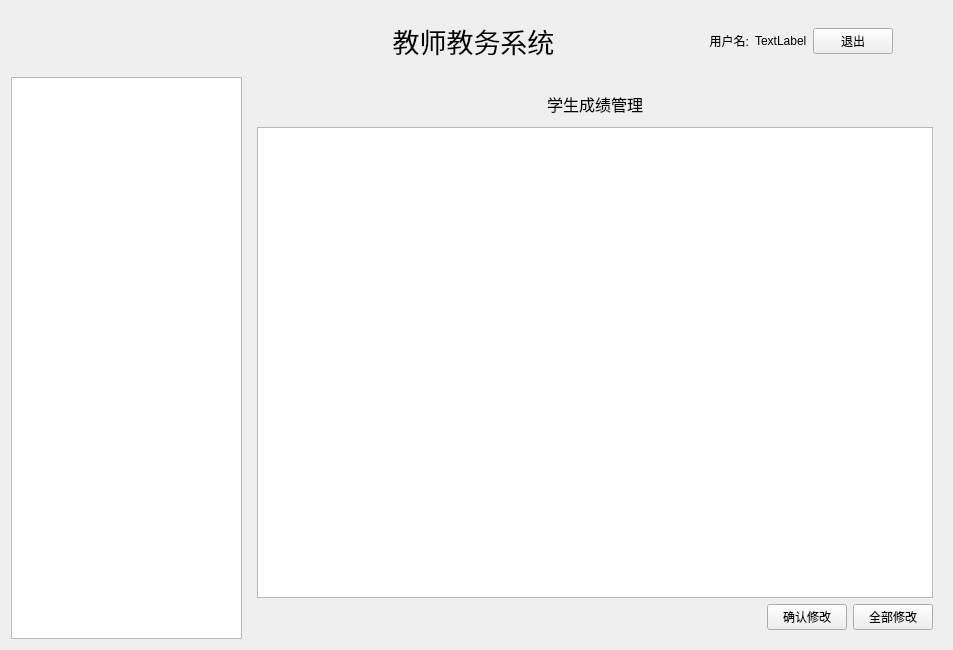
<?xml version="1.0" encoding="UTF-8"?>
<ui version="4.0">
 <class>teacher_page</class>
 <widget class="QWidget" name="teacher_page">
  <property name="geometry">
   <rect>
    <x>0</x>
    <y>0</y>
    <width>953</width>
    <height>650</height>
   </rect>
  </property>
  <property name="font">
   <font>
    <pointsize>15</pointsize>
   </font>
  </property>
  <property name="windowTitle">
   <string>教师教务系统</string>
  </property>
  <property name="windowIcon">
   <iconset resource="img.qrc">
    <normaloff>:/img/2.jpg</normaloff>:/img/2.jpg</iconset>
  </property>
  <property name="toolTip">
   <string>这是教师教务系统</string>
  </property>
  <layout class="QGridLayout" name="gridLayout" columnstretch="1,3">
   <item row="0" column="0" colspan="2">
    <widget class="QWidget" name="widget" native="true">
     <property name="minimumSize">
      <size>
       <width>0</width>
       <height>60</height>
      </size>
     </property>
     <layout class="QHBoxLayout" name="horizontalLayout_2" stretch="1,1,1">
      <property name="leftMargin">
       <number>0</number>
      </property>
      <property name="topMargin">
       <number>0</number>
      </property>
      <property name="rightMargin">
       <number>0</number>
      </property>
      <property name="bottomMargin">
       <number>0</number>
      </property>
      <item>
       <spacer name="horizontalSpacer">
        <property name="orientation">
         <enum>Qt::Horizontal</enum>
        </property>
        <property name="sizeHint" stdset="0">
         <size>
          <width>40</width>
          <height>20</height>
         </size>
        </property>
       </spacer>
      </item>
      <item>
       <widget class="QLabel" name="label">
        <property name="minimumSize">
         <size>
          <width>230</width>
          <height>60</height>
         </size>
        </property>
        <property name="font">
         <font>
          <pointsize>20</pointsize>
         </font>
        </property>
        <property name="text">
         <string>教师教务系统</string>
        </property>
        <property name="alignment">
         <set>Qt::AlignCenter</set>
        </property>
       </widget>
      </item>
      <item>
       <widget class="QWidget" name="widget_2" native="true">
        <property name="minimumSize">
         <size>
          <width>0</width>
          <height>60</height>
         </size>
        </property>
        <layout class="QHBoxLayout" name="horizontalLayout" stretch="0,1,1,1,1">
         <property name="leftMargin">
          <number>0</number>
         </property>
         <property name="topMargin">
          <number>0</number>
         </property>
         <property name="rightMargin">
          <number>0</number>
         </property>
         <property name="bottomMargin">
          <number>0</number>
         </property>
         <item>
          <widget class="QLabel" name="label_2">
           <property name="minimumSize">
            <size>
             <width>60</width>
             <height>60</height>
            </size>
           </property>
           <property name="maximumSize">
            <size>
             <width>60</width>
             <height>60</height>
            </size>
           </property>
           <property name="styleSheet">
            <string notr="true">border-image: url(:/img/2.jpg);</string>
           </property>
           <property name="text">
            <string/>
           </property>
          </widget>
         </item>
         <item>
          <widget class="QLabel" name="label_3">
           <property name="font">
            <font>
             <pointsize>9</pointsize>
            </font>
           </property>
           <property name="text">
            <string>用户名:</string>
           </property>
           <property name="alignment">
            <set>Qt::AlignRight|Qt::AlignTrailing|Qt::AlignVCenter</set>
           </property>
          </widget>
         </item>
         <item>
          <widget class="QLabel" name="label_4">
           <property name="font">
            <font>
             <pointsize>9</pointsize>
            </font>
           </property>
           <property name="text">
            <string>TextLabel</string>
           </property>
          </widget>
         </item>
         <item>
          <widget class="QPushButton" name="pushButton">
           <property name="font">
            <font>
             <pointsize>9</pointsize>
            </font>
           </property>
           <property name="text">
            <string>退出</string>
           </property>
          </widget>
         </item>
         <item>
          <spacer name="horizontalSpacer_2">
           <property name="orientation">
            <enum>Qt::Horizontal</enum>
           </property>
           <property name="sizeHint" stdset="0">
            <size>
             <width>40</width>
             <height>20</height>
            </size>
           </property>
          </spacer>
         </item>
        </layout>
       </widget>
      </item>
     </layout>
    </widget>
   </item>
   <item row="1" column="0">
    <widget class="QTreeWidget" name="treeWidget">
     <property name="minimumSize">
      <size>
       <width>200</width>
       <height>0</height>
      </size>
     </property>
     <property name="maximumSize">
      <size>
       <width>300</width>
       <height>16777215</height>
      </size>
     </property>
     <attribute name="headerVisible">
      <bool>false</bool>
     </attribute>
     <column>
      <property name="text">
       <string notr="true">1</string>
      </property>
     </column>
    </widget>
   </item>
   <item row="1" column="1">
    <widget class="QStackedWidget" name="stackedWidget">
     <property name="currentIndex">
      <number>4</number>
     </property>
     <widget class="QWidget" name="page">
      <layout class="QVBoxLayout" name="verticalLayout">
       <item>
        <widget class="QLabel" name="label_5">
         <property name="minimumSize">
          <size>
           <width>0</width>
           <height>35</height>
          </size>
         </property>
         <property name="font">
          <font>
           <pointsize>15</pointsize>
          </font>
         </property>
         <property name="text">
          <string>您的课表</string>
         </property>
         <property name="alignment">
          <set>Qt::AlignCenter</set>
         </property>
        </widget>
       </item>
       <item>
        <widget class="QTableWidget" name="course_table">
         <property name="minimumSize">
          <size>
           <width>0</width>
           <height>431</height>
          </size>
         </property>
         <property name="maximumSize">
          <size>
           <width>16777215</width>
           <height>458</height>
          </size>
         </property>
         <property name="font">
          <font>
           <pointsize>9</pointsize>
          </font>
         </property>
         <attribute name="horizontalHeaderMinimumSectionSize">
          <number>120</number>
         </attribute>
         <attribute name="horizontalHeaderDefaultSectionSize">
          <number>120</number>
         </attribute>
         <attribute name="verticalHeaderMinimumSectionSize">
          <number>50</number>
         </attribute>
         <attribute name="verticalHeaderDefaultSectionSize">
          <number>50</number>
         </attribute>
         <row>
          <property name="text">
           <string>第一节</string>
          </property>
         </row>
         <row>
          <property name="text">
           <string>第二节</string>
          </property>
         </row>
         <row>
          <property name="text">
           <string>第三节</string>
          </property>
         </row>
         <row>
          <property name="text">
           <string>第四节</string>
          </property>
         </row>
         <row>
          <property name="text">
           <string/>
          </property>
         </row>
         <row>
          <property name="text">
           <string>第五节</string>
          </property>
         </row>
         <row>
          <property name="text">
           <string>第六节</string>
          </property>
         </row>
         <row>
          <property name="text">
           <string>第七节</string>
          </property>
         </row>
         <column>
          <property name="text">
           <string>星期一</string>
          </property>
         </column>
         <column>
          <property name="text">
           <string>星期二</string>
          </property>
         </column>
         <column>
          <property name="text">
           <string>星期三</string>
          </property>
         </column>
         <column>
          <property name="text">
           <string>星期四</string>
          </property>
         </column>
         <column>
          <property name="text">
           <string>星期五</string>
          </property>
         </column>
        </widget>
       </item>
       <item>
        <widget class="QLabel" name="label_6">
         <property name="minimumSize">
          <size>
           <width>0</width>
           <height>35</height>
          </size>
         </property>
         <property name="maximumSize">
          <size>
           <width>16777215</width>
           <height>281</height>
          </size>
         </property>
         <property name="font">
          <font>
           <pointsize>9</pointsize>
          </font>
         </property>
         <property name="text">
          <string>TextLabel</string>
         </property>
        </widget>
       </item>
       <item>
        <spacer name="verticalSpacer_4">
         <property name="orientation">
          <enum>Qt::Vertical</enum>
         </property>
         <property name="sizeHint" stdset="0">
          <size>
           <width>20</width>
           <height>40</height>
          </size>
         </property>
        </spacer>
       </item>
      </layout>
     </widget>
     <widget class="QWidget" name="page_2">
      <layout class="QVBoxLayout" name="verticalLayout_2">
       <item>
        <widget class="QLabel" name="label_7">
         <property name="minimumSize">
          <size>
           <width>0</width>
           <height>35</height>
          </size>
         </property>
         <property name="text">
          <string>班级学生</string>
         </property>
         <property name="alignment">
          <set>Qt::AlignCenter</set>
         </property>
        </widget>
       </item>
       <item>
        <widget class="QTableWidget" name="student_table"/>
       </item>
      </layout>
     </widget>
     <widget class="QWidget" name="page_3">
      <layout class="QGridLayout" name="gridLayout_2">
       <item row="0" column="0" colspan="2">
        <widget class="QLabel" name="label_8">
         <property name="minimumSize">
          <size>
           <width>0</width>
           <height>35</height>
          </size>
         </property>
         <property name="text">
          <string>个人信息</string>
         </property>
         <property name="alignment">
          <set>Qt::AlignCenter</set>
         </property>
        </widget>
       </item>
       <item row="2" column="0" colspan="2">
        <spacer name="verticalSpacer">
         <property name="orientation">
          <enum>Qt::Vertical</enum>
         </property>
         <property name="sizeType">
          <enum>QSizePolicy::Expanding</enum>
         </property>
         <property name="sizeHint" stdset="0">
          <size>
           <width>676</width>
           <height>130</height>
          </size>
         </property>
        </spacer>
       </item>
       <item row="1" column="0" colspan="2">
        <widget class="QWidget" name="widget_3" native="true">
         <property name="minimumSize">
          <size>
           <width>0</width>
           <height>368</height>
          </size>
         </property>
         <layout class="QGridLayout" name="gridLayout_3">
          <item row="7" column="1" colspan="2">
           <widget class="QLabel" name="teacher_achieve">
            <property name="minimumSize">
             <size>
              <width>0</width>
              <height>70</height>
             </size>
            </property>
            <property name="maximumSize">
             <size>
              <width>375</width>
              <height>16777215</height>
             </size>
            </property>
            <property name="font">
             <font>
              <pointsize>12</pointsize>
             </font>
            </property>
            <property name="text">
             <string>TextLabel</string>
            </property>
            <property name="alignment">
             <set>Qt::AlignLeading|Qt::AlignLeft|Qt::AlignTop</set>
            </property>
           </widget>
          </item>
          <item row="2" column="0">
           <widget class="QLabel" name="label_11">
            <property name="font">
             <font>
              <pointsize>12</pointsize>
             </font>
            </property>
            <property name="text">
             <string>年    龄：</string>
            </property>
            <property name="alignment">
             <set>Qt::AlignRight|Qt::AlignTrailing|Qt::AlignVCenter</set>
            </property>
           </widget>
          </item>
          <item row="6" column="0">
           <widget class="QLabel" name="label_17">
            <property name="font">
             <font>
              <pointsize>12</pointsize>
             </font>
            </property>
            <property name="text">
             <string>介    绍：</string>
            </property>
            <property name="alignment">
             <set>Qt::AlignRight|Qt::AlignTop|Qt::AlignTrailing</set>
            </property>
           </widget>
          </item>
          <item row="6" column="1" colspan="2">
           <widget class="QLabel" name="teacher_intro">
            <property name="minimumSize">
             <size>
              <width>0</width>
              <height>70</height>
             </size>
            </property>
            <property name="maximumSize">
             <size>
              <width>375</width>
              <height>16777215</height>
             </size>
            </property>
            <property name="font">
             <font>
              <pointsize>12</pointsize>
             </font>
            </property>
            <property name="text">
             <string>TextLabel</string>
            </property>
            <property name="alignment">
             <set>Qt::AlignLeading|Qt::AlignLeft|Qt::AlignTop</set>
            </property>
           </widget>
          </item>
          <item row="3" column="1">
           <widget class="QLabel" name="teacher_sex">
            <property name="font">
             <font>
              <pointsize>12</pointsize>
             </font>
            </property>
            <property name="text">
             <string>TextLabel</string>
            </property>
           </widget>
          </item>
          <item row="0" column="0">
           <widget class="QLabel" name="label_9">
            <property name="font">
             <font>
              <pointsize>12</pointsize>
             </font>
            </property>
            <property name="text">
             <string>姓    名：</string>
            </property>
            <property name="alignment">
             <set>Qt::AlignRight|Qt::AlignTrailing|Qt::AlignVCenter</set>
            </property>
           </widget>
          </item>
          <item row="4" column="1">
           <widget class="QLabel" name="teacher_tel">
            <property name="font">
             <font>
              <pointsize>12</pointsize>
             </font>
            </property>
            <property name="text">
             <string>TextLabel</string>
            </property>
           </widget>
          </item>
          <item row="7" column="0">
           <widget class="QLabel" name="label_19">
            <property name="font">
             <font>
              <pointsize>12</pointsize>
             </font>
            </property>
            <property name="text">
             <string>成    就：</string>
            </property>
            <property name="alignment">
             <set>Qt::AlignRight|Qt::AlignTop|Qt::AlignTrailing</set>
            </property>
           </widget>
          </item>
          <item row="5" column="1">
           <spacer name="verticalSpacer_2">
            <property name="orientation">
             <enum>Qt::Vertical</enum>
            </property>
            <property name="sizeType">
             <enum>QSizePolicy::Maximum</enum>
            </property>
            <property name="sizeHint" stdset="0">
             <size>
              <width>20</width>
              <height>5</height>
             </size>
            </property>
           </spacer>
          </item>
          <item row="2" column="1">
           <widget class="QLabel" name="teacher_age">
            <property name="font">
             <font>
              <pointsize>12</pointsize>
             </font>
            </property>
            <property name="text">
             <string>TextLabel</string>
            </property>
           </widget>
          </item>
          <item row="4" column="0">
           <widget class="QLabel" name="label_15">
            <property name="font">
             <font>
              <pointsize>12</pointsize>
             </font>
            </property>
            <property name="text">
             <string>电    话：</string>
            </property>
            <property name="alignment">
             <set>Qt::AlignRight|Qt::AlignTrailing|Qt::AlignVCenter</set>
            </property>
           </widget>
          </item>
          <item row="3" column="0">
           <widget class="QLabel" name="label_13">
            <property name="font">
             <font>
              <pointsize>12</pointsize>
             </font>
            </property>
            <property name="text">
             <string>性    别：</string>
            </property>
            <property name="alignment">
             <set>Qt::AlignRight|Qt::AlignTrailing|Qt::AlignVCenter</set>
            </property>
           </widget>
          </item>
          <item row="0" column="1">
           <widget class="QLabel" name="teacher_name">
            <property name="font">
             <font>
              <pointsize>12</pointsize>
             </font>
            </property>
            <property name="text">
             <string>TextLabel</string>
            </property>
           </widget>
          </item>
          <item row="1" column="0">
           <widget class="QLabel" name="label_22">
            <property name="font">
             <font>
              <pointsize>12</pointsize>
             </font>
            </property>
            <property name="text">
             <string>授课班级：</string>
            </property>
            <property name="alignment">
             <set>Qt::AlignRight|Qt::AlignTrailing|Qt::AlignVCenter</set>
            </property>
           </widget>
          </item>
          <item row="1" column="1">
           <widget class="QLabel" name="teacher_class">
            <property name="font">
             <font>
              <pointsize>12</pointsize>
             </font>
            </property>
            <property name="text">
             <string>TextLabel</string>
            </property>
           </widget>
          </item>
          <item row="0" column="2" rowspan="6">
           <widget class="QWidget" name="widget_4" native="true">
            <property name="minimumSize">
             <size>
              <width>285</width>
              <height>225</height>
             </size>
            </property>
            <widget class="QLabel" name="teacher_img">
             <property name="geometry">
              <rect>
               <x>20</x>
               <y>10</y>
               <width>150</width>
               <height>150</height>
              </rect>
             </property>
             <property name="text">
              <string/>
             </property>
            </widget>
            <widget class="QPushButton" name="pushButton_6">
             <property name="geometry">
              <rect>
               <x>50</x>
               <y>180</y>
               <width>93</width>
               <height>28</height>
              </rect>
             </property>
             <property name="font">
              <font>
               <pointsize>9</pointsize>
              </font>
             </property>
             <property name="text">
              <string>修改头像</string>
             </property>
            </widget>
           </widget>
          </item>
         </layout>
        </widget>
       </item>
      </layout>
     </widget>
     <widget class="QWidget" name="page_6">
      <widget class="QWidget" name="widget_6" native="true">
       <property name="geometry">
        <rect>
         <x>0</x>
         <y>0</y>
         <width>691</width>
         <height>48</height>
        </rect>
       </property>
       <layout class="QGridLayout" name="gridLayout_7" columnstretch="1,1,1" columnminimumwidth="1,1,1">
        <item row="0" column="0">
         <spacer name="horizontalSpacer_8">
          <property name="orientation">
           <enum>Qt::Horizontal</enum>
          </property>
          <property name="sizeHint" stdset="0">
           <size>
            <width>217</width>
            <height>20</height>
           </size>
          </property>
         </spacer>
        </item>
        <item row="0" column="1">
         <widget class="QLabel" name="label_29">
          <property name="minimumSize">
           <size>
            <width>0</width>
            <height>30</height>
           </size>
          </property>
          <property name="font">
           <font>
            <pointsize>12</pointsize>
           </font>
          </property>
          <property name="text">
           <string>教师信息</string>
          </property>
          <property name="alignment">
           <set>Qt::AlignCenter</set>
          </property>
         </widget>
        </item>
        <item row="0" column="2">
         <widget class="QWidget" name="widget_7" native="true">
          <property name="minimumSize">
           <size>
            <width>0</width>
            <height>30</height>
           </size>
          </property>
          <widget class="QPushButton" name="pushButton_5">
           <property name="geometry">
            <rect>
             <x>40</x>
             <y>0</y>
             <width>93</width>
             <height>28</height>
            </rect>
           </property>
           <property name="font">
            <font>
             <pointsize>9</pointsize>
            </font>
           </property>
           <property name="text">
            <string>查询</string>
           </property>
          </widget>
         </widget>
        </item>
       </layout>
      </widget>
      <widget class="QTableWidget" name="teacher_table">
       <property name="geometry">
        <rect>
         <x>0</x>
         <y>50</y>
         <width>691</width>
         <height>471</height>
        </rect>
       </property>
      </widget>
     </widget>
     <widget class="QWidget" name="page_4">
      <layout class="QGridLayout" name="gridLayout_4">
       <item row="1" column="0" colspan="3">
        <widget class="QTableWidget" name="score_table"/>
       </item>
       <item row="2" column="0">
        <spacer name="horizontalSpacer_3">
         <property name="orientation">
          <enum>Qt::Horizontal</enum>
         </property>
         <property name="sizeHint" stdset="0">
          <size>
           <width>478</width>
           <height>20</height>
          </size>
         </property>
        </spacer>
       </item>
       <item row="2" column="1">
        <widget class="QPushButton" name="pushButton_2">
         <property name="font">
          <font>
           <pointsize>9</pointsize>
          </font>
         </property>
         <property name="text">
          <string>确认修改</string>
         </property>
        </widget>
       </item>
       <item row="2" column="2">
        <widget class="QPushButton" name="pushButton_3">
         <property name="font">
          <font>
           <pointsize>9</pointsize>
          </font>
         </property>
         <property name="text">
          <string>全部修改</string>
         </property>
        </widget>
       </item>
       <item row="0" column="0" colspan="3">
        <widget class="QLabel" name="label_24">
         <property name="minimumSize">
          <size>
           <width>0</width>
           <height>35</height>
          </size>
         </property>
         <property name="font">
          <font>
           <pointsize>12</pointsize>
          </font>
         </property>
         <property name="text">
          <string>学生成绩管理</string>
         </property>
         <property name="alignment">
          <set>Qt::AlignCenter</set>
         </property>
        </widget>
       </item>
      </layout>
     </widget>
     <widget class="QWidget" name="page_5">
      <layout class="QGridLayout" name="gridLayout_5">
       <item row="0" column="1">
        <widget class="QLabel" name="label_25">
         <property name="font">
          <font>
           <family>Adobe Caslon Pro</family>
           <pointsize>12</pointsize>
          </font>
         </property>
         <property name="text">
          <string>修改密码</string>
         </property>
         <property name="alignment">
          <set>Qt::AlignCenter</set>
         </property>
        </widget>
       </item>
       <item row="1" column="0" colspan="3">
        <widget class="QWidget" name="widget_5" native="true">
         <property name="minimumSize">
          <size>
           <width>0</width>
           <height>200</height>
          </size>
         </property>
         <layout class="QGridLayout" name="gridLayout_6">
          <item row="0" column="1">
           <widget class="QLabel" name="label_26">
            <property name="font">
             <font>
              <pointsize>11</pointsize>
             </font>
            </property>
            <property name="text">
             <string>原密码：</string>
            </property>
            <property name="alignment">
             <set>Qt::AlignRight|Qt::AlignTrailing|Qt::AlignVCenter</set>
            </property>
           </widget>
          </item>
          <item row="0" column="2">
           <widget class="QLineEdit" name="lineEdit">
            <property name="font">
             <font>
              <pointsize>11</pointsize>
             </font>
            </property>
           </widget>
          </item>
          <item row="1" column="0">
           <spacer name="horizontalSpacer_4">
            <property name="orientation">
             <enum>Qt::Horizontal</enum>
            </property>
            <property name="sizeHint" stdset="0">
             <size>
              <width>180</width>
              <height>20</height>
             </size>
            </property>
           </spacer>
          </item>
          <item row="1" column="1">
           <widget class="QLabel" name="label_27">
            <property name="font">
             <font>
              <pointsize>11</pointsize>
             </font>
            </property>
            <property name="text">
             <string>新密码：</string>
            </property>
            <property name="alignment">
             <set>Qt::AlignRight|Qt::AlignTrailing|Qt::AlignVCenter</set>
            </property>
           </widget>
          </item>
          <item row="1" column="2">
           <widget class="QLineEdit" name="lineEdit_2">
            <property name="font">
             <font>
              <pointsize>11</pointsize>
             </font>
            </property>
           </widget>
          </item>
          <item row="1" column="3">
           <spacer name="horizontalSpacer_5">
            <property name="orientation">
             <enum>Qt::Horizontal</enum>
            </property>
            <property name="sizeHint" stdset="0">
             <size>
              <width>179</width>
              <height>20</height>
             </size>
            </property>
           </spacer>
          </item>
          <item row="2" column="1">
           <widget class="QLabel" name="label_28">
            <property name="font">
             <font>
              <pointsize>11</pointsize>
             </font>
            </property>
            <property name="text">
             <string>确认密码：</string>
            </property>
            <property name="alignment">
             <set>Qt::AlignRight|Qt::AlignTrailing|Qt::AlignVCenter</set>
            </property>
           </widget>
          </item>
          <item row="2" column="2">
           <widget class="QLineEdit" name="lineEdit_3">
            <property name="font">
             <font>
              <pointsize>11</pointsize>
             </font>
            </property>
           </widget>
          </item>
         </layout>
        </widget>
       </item>
       <item row="2" column="0">
        <spacer name="horizontalSpacer_6">
         <property name="orientation">
          <enum>Qt::Horizontal</enum>
         </property>
         <property name="sizeHint" stdset="0">
          <size>
           <width>284</width>
           <height>20</height>
          </size>
         </property>
        </spacer>
       </item>
       <item row="2" column="1">
        <widget class="QPushButton" name="pushButton_4">
         <property name="font">
          <font>
           <pointsize>11</pointsize>
          </font>
         </property>
         <property name="text">
          <string>确认修改</string>
         </property>
        </widget>
       </item>
       <item row="2" column="2">
        <spacer name="horizontalSpacer_7">
         <property name="orientation">
          <enum>Qt::Horizontal</enum>
         </property>
         <property name="sizeHint" stdset="0">
          <size>
           <width>284</width>
           <height>20</height>
          </size>
         </property>
        </spacer>
       </item>
       <item row="3" column="1">
        <spacer name="verticalSpacer_3">
         <property name="orientation">
          <enum>Qt::Vertical</enum>
         </property>
         <property name="sizeHint" stdset="0">
          <size>
           <width>20</width>
           <height>265</height>
          </size>
         </property>
        </spacer>
       </item>
      </layout>
     </widget>
    </widget>
   </item>
  </layout>
 </widget>
 <resources>
  <include location="img.qrc"/>
 </resources>
 <connections/>
</ui>
